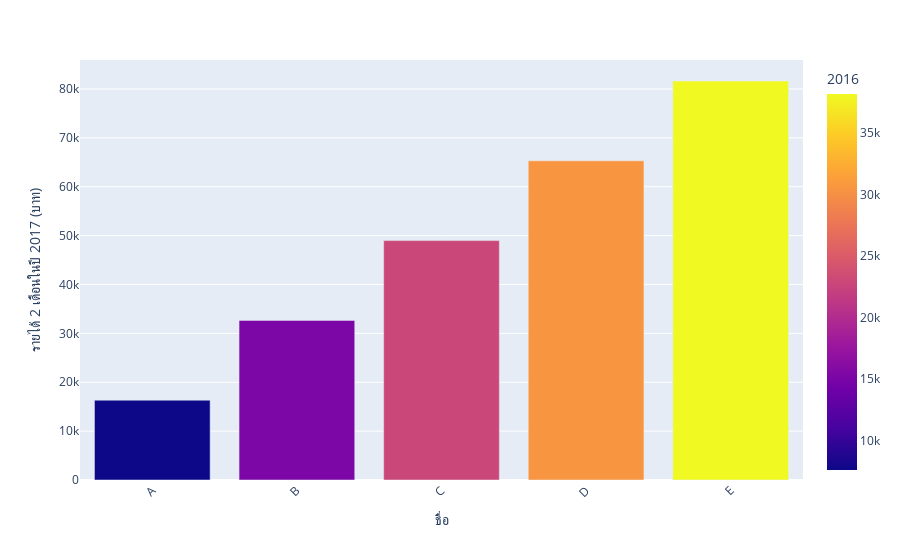

Write notebook code for a chart like this one.
### Markdown cell above
# 3.

### Code cell
import plotly.express as px

df['mean'] = df.mean(axis=1)
fig=px.bar(df,x=df.index,y=df["2017"]*2,
           labels={"x":"ชื่อ","y":"รายได้ 2 เดือนในปี 2017 (บาท)"},
           color="2016",
           hover_data=df.columns
          )
fig.update_layout(xaxis_tickangle=-45)
fig.show()

### Figure 1 — Plotly figure (JSON) as saved in the notebook; plotly's stock layout.template omitted (floating-point values rounded to 4 significant figures)
{"data": [{"alignmentgroup": "True", "customdata": [[7629.0, 8163.0, 8734.0, 9346.0, 10000, 8774.0], [15260.0, 16330.0, 17470.0, 18690.0, 20000, 17550.0], [22890.0, 24490.0, 26200.0, 28040.0, 30000, 26320.0], [30520.0, 32650.0, 34940.0, 37380.0, 40000, 35100.0], [38140.0, 40810.0, 43670.0, 46730.0, 50000, 43870.0]], "hoverlabel": {"namelength": 0}, "hovertemplate": "ชื่อ=%{x}<br>รายได้ 2 เดือนในปี 2017 (บาท)=%{y}<br>2016=%{marker.color}<br>2017=%{customdata[1]}<br>2018=%{customdata[2]}<br>2019=%{customdata[3]}<br>2020=%{customdata[4]}<br>mean=%{customdata[5]}", "legendgroup": "", "marker": {"color": [7629.0, 15260.0, 22890.0, 30520.0, 38140.0], "coloraxis": "coloraxis"}, "name": "", "offsetgroup": "", "orientation": "v", "showlegend": false, "textposition": "auto", "type": "bar", "x": ["A", "B", "C", "D", "E"], "xaxis": "x", "y": [16330.0, 32650.0, 48980.0, 65300.0, 81630.0], "yaxis": "y"}], "layout": {"barmode": "relative", "coloraxis": {"colorbar": {"title": {"text": "2016"}}, "colorscale": [[0, "#0d0887"], [0.1111, "#46039f"], [0.2222, "#7201a8"], [0.3333, "#9c179e"], [0.4444, "#bd3786"], [0.5556, "#d8576b"], [0.6667, "#ed7953"], [0.7778, "#fb9f3a"], [0.8889, "#fdca26"], [1, "#f0f921"]]}, "legend": {"tracegroupgap": 0}, "margin": {"t": 60}, "xaxis": {"anchor": "y", "domain": [0, 1], "tickangle": -45, "title": {"text": "ชื่อ"}}, "yaxis": {"anchor": "x", "domain": [0, 1], "title": {"text": "รายได้ 2 เดือนในปี 2017 (บาท)"}}}}
